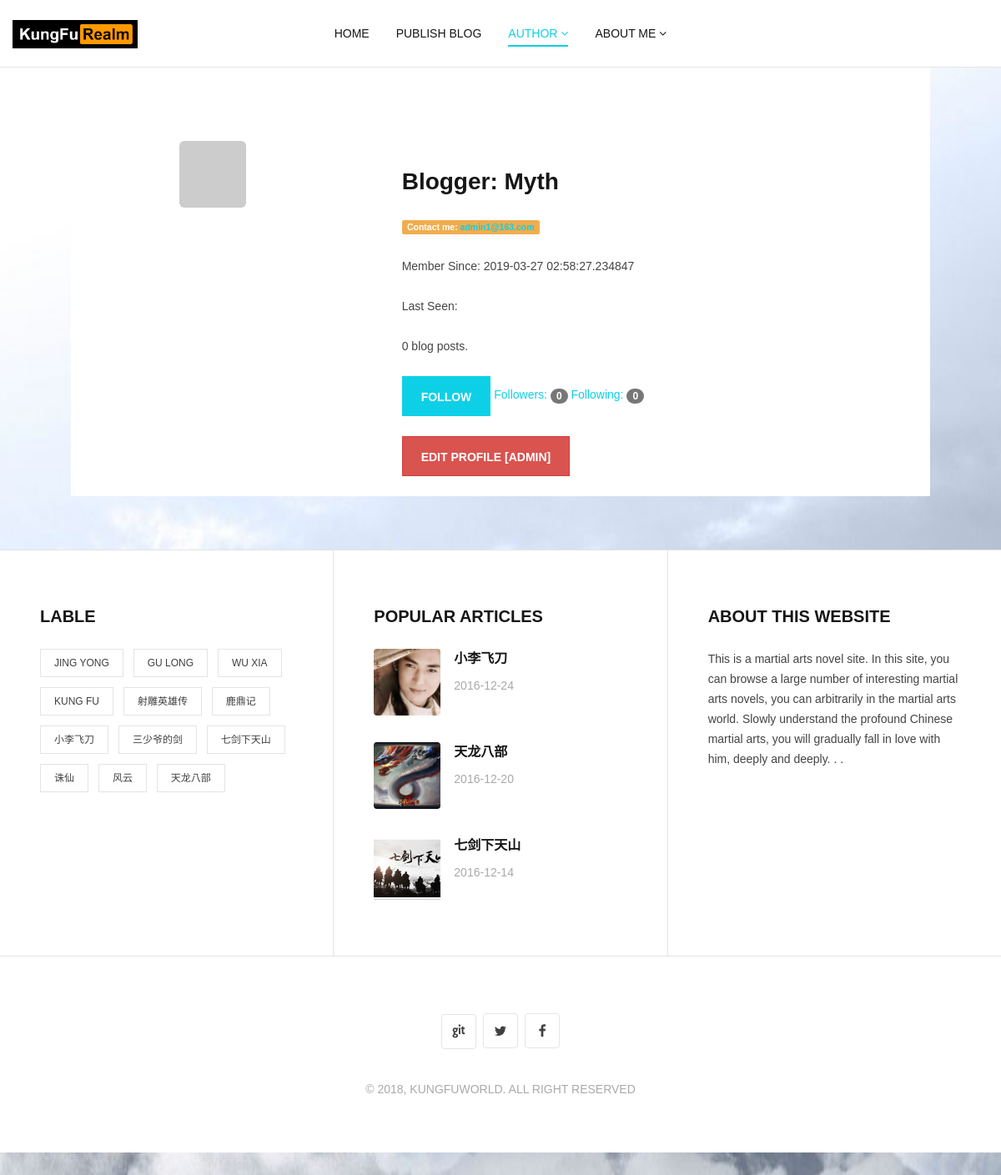
The page /user/Myth (signed in) on the database its author committed.
### app/models.py (models this page shows, shortened)
class User(UserMixin, db.Model):
    __tablename__ = 'users'
    __searchable__ = ['username']
    id = db.Column(db.Integer, primary_key=True)
    email = db.Column(db.String(128), unique=True, index=True)
    username = db.Column(db.String(64), unique=True, index=True)
    role_id = db.Column(db.Integer, db.ForeignKey('roles.id'))
    password_hash = db.Column(db.String(128))
    confirmed = db.Column(db.Boolean, default=False)
    name = db.Column(db.String(64))
    location = db.Column(db.String(64))
    about_me = db.Column(db.Text())
    member_since = db.Column(db.DateTime(), default=datetime.utcnow)
    last_seen = db.Column(db.DateTime(), default=datetime.utcnow)
    avatar_hash = db.Column(db.String(32))
    posts = db.relationship('Post', backref='author', lazy='dynamic')
    user_avatar = db.Column(db.String(128), default=None)
    diy_avatar = db.Column(db.Text)
    followed = db.relationship('Follow', foreign_keys=[Follow.follower_id], backref=db.backref('follower', lazy='joined'),
                               lazy='dynamic', cascade='all, delete-orphan')
    followers = db.relationship('Follow', foreign_keys=[Follow.followed_id], backref=db.backref('followed', lazy='joined'),
                               lazy='dynamic', cascade='all, delete-orphan')
    comments = db.relationship('Comment', backref='author', lazy='dynamic')
    @property
    def password(self):
        raise AttributeError('password is not a readable attribute')
    def can(self, permissions):
        return self.role is not None and (self.role.permissions & permissions) == permissions
    def is_administrator(self):
        return self.can(Permission.ADMINISTER)
    def ping(self):
        self.last_seen = datetime.utcnow()
        db.session.add(self)
        db.session.commit()
    def gravatar(self, size=100, default='identicon', rating='g'):
        if request.is_secure:
            url = 'https://secure.gravatar.com/avatar'
        else:
            url = 'http://www.gravatar.com/avatar'
        hash = self.avatar_hash or hashlib.md5(self.email.encode('utf-8')).hexdigest()
        return '{url}/{hash}?s={size}&d={default}&r={rating}'.format(url=url, hash=hash,size=size,default=default,rating=rating)
    def is_following(self, user):
        return self.followed.filter_by(followed_id=user.id).first() is not None

### app/main/views.py (the view)
@main.route('/user/<username>')
def user(username):
    user = User.query.filter_by(username=username).first()
    if user is None:
        abort(404)
    page = request.args.get('page', 1, type=int)
    pagination = user.posts.order_by(Post.timestamp.desc()).paginate(page,
                                                                per_page=current_app.config['FLASKY_POSTS_PER_PAGE'],
                                                                     error_out=False)
    posts = pagination.items
    return render_template('user.html', user=user, posts=posts, pagination=pagination)

### app/api/views.py (called while the page is built)
@api.before_app_request
def checkmobile():
    MB = False
    if checkMobile(request):
        MB = True

### app/auth/views.py (called while the page is built)
@auth.before_app_request
def before_request():
    if current_user.is_authenticated:
        current_user.ping()
        if not current_user.confirmed and request.endpoint and request.endpoint[:5] != 'auth.' \
                and request.endpoint != 'static':
            return redirect(url_for('auth.unconfirmed'))

### app/main/__init__.py (called while the page is built)
@main.app_context_processor
def inject_permissions():
    return dict(Permission=Permission)

### app/models.py (called while the page is built)
@login_manager.user_loader
def load_user(user_id):
    return User.query.get(int(user_id))

### app/templates/user.html (shortened to what this page needs)
{% extends "base.html"%}
{% import "_macros.html" as macros %}
{% block header %}
<header class="site-header fixed" id="main-navbar">
  <div class="outer-container">
    <div class="container-fluid">
      <div class="col-md-2 col-xs-8 logo-wrap">
        <a href="#" class="custom-logo-link">
            <img width="150" height="300" src="/static/logo/logo2.png" alt="" />
        </a>
      </div>
      <div class="col-md-8 hidden-sm hidden-xs">
        <span class="line"></span>
        <nav class="main-menu" id="main-menu">
          <ul id="menu-main-menu" class="menu">
            <li><a href="/">Home</a></li>
        {% if current_user.is_administrator() %}
        <li><a href="{{ url_for('main.publish_blog') }}">Publish Blog</a></li>
        {% endif %}
            <li class="menu-item-has-children current-menu-item"><a href="#">Author</a>
            </li>
           {% if current_user.is_authenticated %}
            <li class="menu-item-has-children"><a href="#">About Me</a>
             </li>
              {% else %}
            <li><a href="{{ url_for('auth.login') }}">Login</a></li>
              {% endif %}
          </ul>
        </nav>
      </div>
    </div>
  </div>
</header>
{% endblock %}
{% block content %}
    <br>
<div class="comment-wrap" id="comments">
<div>
<div class="col-md-4 widget-wrap">
  {% if not current_user.user_avatar %}
  <img class="img-rounded profile-thumbnail" src="{{ user.gravatar(size=152) }}">
  {% endif %}
</div>
<div class="col-md-8 widget-wrap">
    <h3>Blogger: {{ user.username }}</h3>
    {% if current_user.is_administrator() %}
    <p><span class="label label-warning">Contact me: <a href="mailto:{{ user.email }}">{{ user.email }}</a></span></p>
    {% endif %}
    <p>Member Since: {{ user.member_since }}</p>
    <p>Last Seen: {{ last }}</p>
    <p>{{ user.posts.count() }} blog posts.</p>
    <p>
       {% if current_user.can(Permission.FOLLOW) and user != current_user %}
          {% if not current_user.is_following(user) %}
          <a href="{{ url_for('.follow', username=user.username) }}" class="btn btn-primary">Follow</a>
          {% else %}
          <a href="{{ url_for('.unfollow', username=user.username)}}" class="btn btn-default">Unfollow</a>
          {% endif %}
        {% endif %}
       <a href="{{ url_for('.followers', username=user.username) }}">Followers: <span class="badge">{{ user.followers.count() }}</span> </a>
       <a href="{{ url_for('.followed_by', username=user.username) }}">Following: <span class="badge">{{ user.followed.count() }}</span> </a>
     </p>
    <p>
    {% if current_user.is_administrator() %}
    <a class="btn btn-danger" href="{{ url_for('.edit_profile_admin', id=user.id) }}">
    Edit Profile [Admin]
    </a>
{% endif %}
   </p>
</div>
</div>
</div>
{% endblock %}
{% block pagination %}
<div class="pagination-wrap clearfix" role="navigation"></div>
{% endblock %}

### app/static/css/style.css (style rules this page uses)
body { font-family: "Microsoft YaHei", Helvetica, Arial, FreeSans, Arimo, "Droid Sans", "wenquanyi micro hei", "Hiragino Sans GB", "Hiragino Sans GB W3", "FontAwesome", sans-serif; font-weight: normal; font-size: 14px; line-height: 24px; color: #404040; position: relative; }
body.has-fixed-navbar { margin-top: 81px; }
h1, h2, h3, h4, h5, h6, .h1, .h2, .h3, .h4, .h5, .h6 { color: #161616; font-weight: 700; }
h3, .h3 { font-size: 2.8rem; line-height: 1.2em; margin: 32px 0px 24px; }
img { max-width: 100%; height: auto; }
a { color: #0dd0e7; -webkit-transition: all 0.2s; -moz-transition: all 0.2s; -ms-transition: all 0.2s; -o-transition: all 0.2s; transition: all 0.2s; }
p { margin: 0px 0px 24px; }
.btn, input[type=submit] { font-size: 14px; font-weight: bold; text-transform: uppercase; -webkit-border-radius: 0; -moz-border-radius: 0; border-radius: 0; height: 48px; line-height: 48px; padding: 0px 22px; -webkit-transition: all 0.2s; -moz-transition: all 0.2s; -ms-transition: all 0.2s; -o-transition: all 0.2s; transition: all 0.2s; }
.btn-primary, input[type='submit'] { background-color: #0dd0e7; border-color: #0dd0e7; color: #ffffff; }
.outer-container { max-width: 1500px; margin: 0 auto; }
.site-header { background: #ffffff; border-bottom: 1px solid #e4e4e4; position: relative; z-index: 9; }
.site-header .container-fluid { padding-left: 0; padding-right: 0; }
.site-header.fixed { position: fixed; width: 100%; top: 0; z-index: 999; }
.logo-wrap { padding-top: 15px; padding-bottom: 15px; }
.logo-wrap .custom-logo-link { line-height: 5rem; }
.logo-wrap .custom-logo-link img { max-height: 50px; }
.main-menu ul { list-style: none; padding: 0; margin: 0; text-transform: uppercase; font-size: 0px; text-align: center; }
.main-menu ul > li { font-size: 1.4rem; display: inline-block; margin: 0px; padding: 24px 16px; position: relative; }
.main-menu ul > li a { color: #161616; display: block; line-height: 32px; position: relative; -webkit-transition: all 0.2s; -moz-transition: all 0.2s; -ms-transition: all 0.2s; -o-transition: all 0.2s; transition: all 0.2s; }
.main-menu ul > li.menu-item-has-children > a:after { content: "\f107"; font-family: FontAwesome; margin-left: 4px; }
.main-menu ul > li.current-menu-item > a { color: #0dd0e7; }
.line { display: block; height: 2px; background: #0dd0e7; position: absolute; width: 0px; bottom: 24px; text-align: center; -webkit-transition: all 0.3s; -moz-transition: all 0.3s; -ms-transition: all 0.3s; -o-transition: all 0.3s; transition: all 0.3s; }
.mobile-menu ul { list-style: none; padding: 0; margin: 0; }
.mobile-menu ul > li { font-size: 14px; line-height: 48px; text-transform: uppercase; position: relative; }
.mobile-menu ul > li a { padding: 0px 16px; display: block; color: #404040; border-bottom: 1px solid #e4e4e4; -webkit-transition: all 0.2s; -moz-transition: all 0.2s; -ms-transition: all 0.2s; -o-transition: all 0.2s; transition: all 0.2s; }
.mobile-menu ul > li.current-menu-item > a { color: #0dd0e7; }
.pagination-wrap { margin: 64px 0; }
.comment-wrap { max-width: 800px; margin: 0 auto; margin-top: 64px; margin-bottom: 64px; }

### rows shown on the page
User: username "Myth", email "admin1@163.com", member_since "2019-03-27 02:58:27.234847"

### other values the page prints
{{ user.posts.count() }} "0"
{{ user.followers.count() }} "0"
{{ user.followed.count() }} "0"
